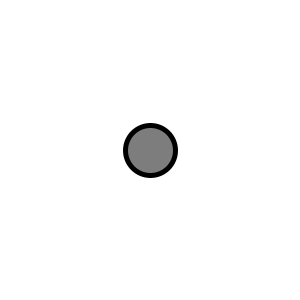
Frame 1 (no input)
Frame 60 (the mouse pressed at the canvas centre just before this capture): identical to frame 1, image omitted
Frame 120 (the mouse held since frame 60 and released just before this capture): identical to frame 1, image omitted

The Processing sketch that drew this single still picture (run headless with seeded random() and noise(); from frame 60 on, the mouse is pressed at the canvas centre):

// Processing sketch: Init_1_e_fill_stroke_strokeWeight
// ── Init_1_e_fill_stroke_strokeWeight.pde
void setup() {
  size(300,300) ;
  background(0) ;
}


void draw() {
  background(255) ;
  
  fill(125) ;
  stroke(0) ;
  strokeWeight(5) ;
  
  ellipse(width/2, height/2, 50, 50) ;
}
